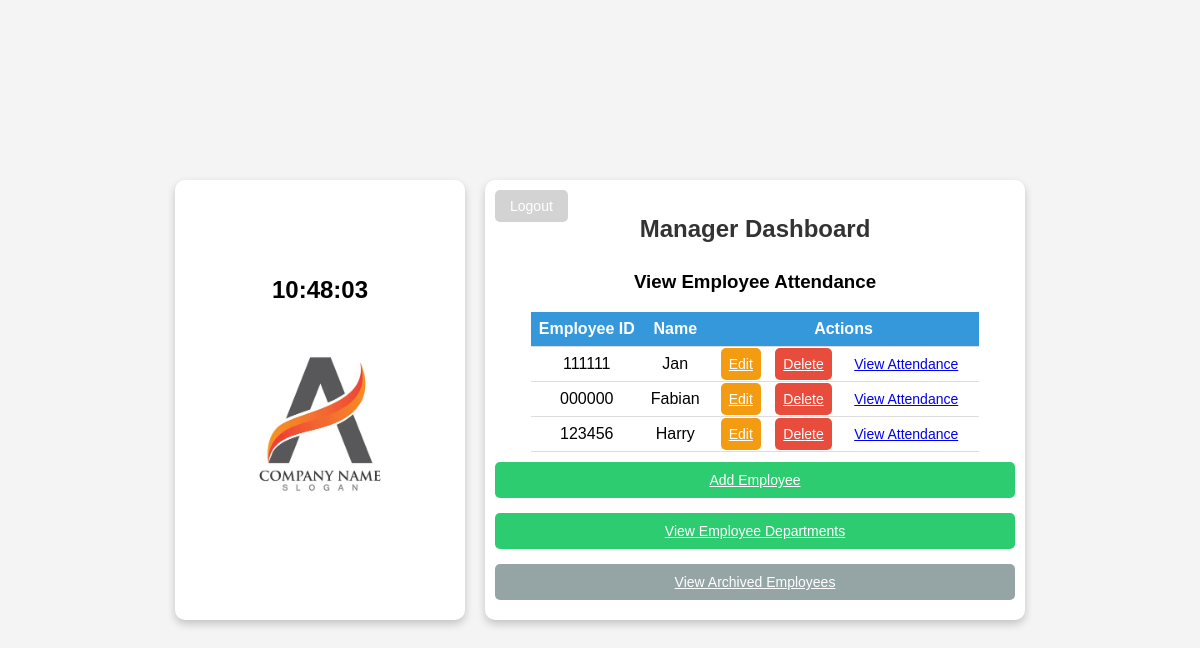
The page /manager/ on the database as committed earlier.
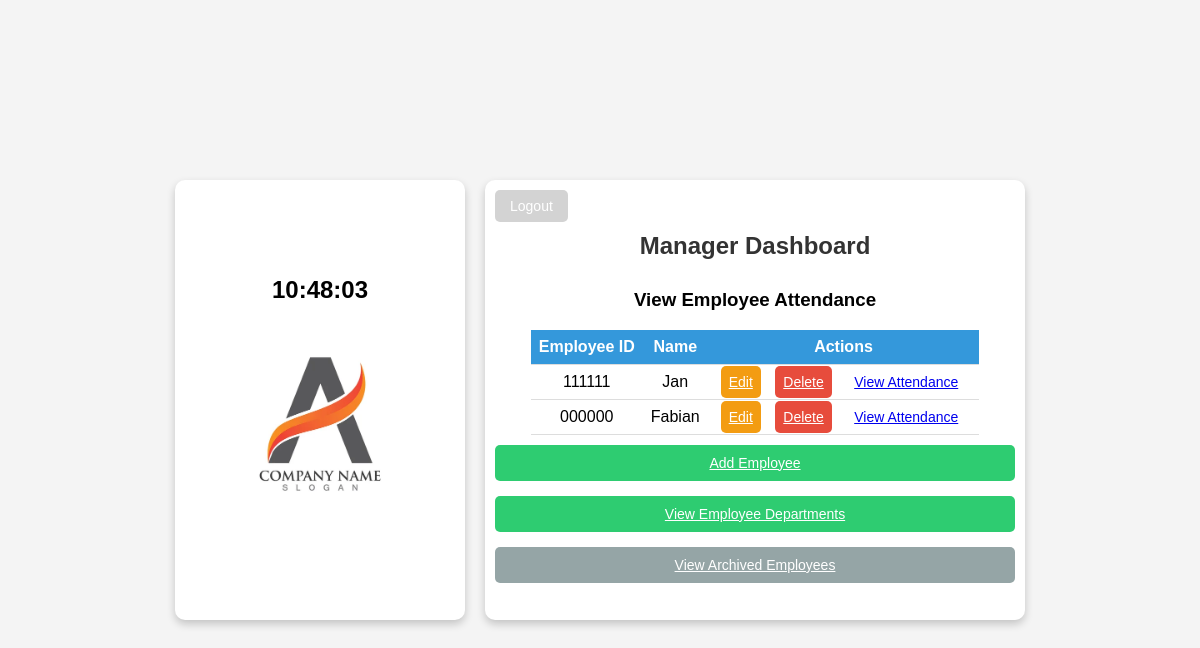
The same page on the database as committed later.
### employees/models.py (models this page shows, shortened)
class Employee(AbstractBaseUser):
    employee_id = models.CharField(max_length=6, unique=True)
    name = models.CharField(max_length=100)
    passcode = models.CharField(max_length=6)
    department = models.ForeignKey(
        Department,
        on_delete=models.CASCADE,
        related_name='employees',
        null=False,
        default=""
    )
    is_manager = models.BooleanField(default=False)
    archived = models.BooleanField(default=False)
    archive_date = models.DateTimeField(null=True, blank=True)
    objects = EmployeeManager()
    USERNAME_FIELD = 'employee_id'
    REQUIRED_FIELDS = ['name']

### employees/views.py (the view)
# urls.py: path('manager/', views.manager_dashboard, name='manager_dashboard'),
def manager_dashboard(request):
    employees = Employee.objects.filter(archived=False)
    return render(request, 'employees/manager_dashboard.html', {'employees': employees})

### employees/templates/employees/manager_dashboard.html (shortened to what this page needs)
<!DOCTYPE html>
<html lang="en">
<head>
    {% load static %}
</head>
<body>
    <div class="wrapper">
        <div class="box left-box">
            <div class="clock" id="clock">00:00:00</div>
            <img src="{% static 'images/logo.jpg' %}" alt="Company Logo" class="logo">
        </div>
        <div class="box right-box">
            <a href="{% url 'logout' %}" class="logout-btn">Logout</a>
            <h2>Manager Dashboard</h2>
            <div class="attendance-container">
                <h3>View Employee Attendance</h3>
                <table>
                    <tr>
                        <th>Employee ID</th>
                        <th>Name</th>
                        <th>Actions</th>
                    </tr>
                    {% for employee in employees %}
                        {% if not employee.archived %}
                        <tr>
                            <td>{{ employee.employee_id }}</td>
                            <td>{{ employee.name }}</td>
                            <td>
                                <a href="{% url 'update_employee' employee.employee_id %}" class="button edit-btn">Edit</a>
                                <a href="{% url 'archive_employee' employee.employee_id %}" class="button delete-btn">Delete</a>
                                <a href="{% url 'employee_attendance_records' employee.employee_id %}" class="button view-btn">View Attendance</a>
                            </td>
                        </tr>
                        {% endif %}
                    {% endfor %}
                </table>
            </div>
            <a href="{% url 'add_employee' %}" class="button add-btn">Add Employee</a>
            <a href="{% url 'departments' %}" class="button add-btn">View Employee Departments</a>
            <a href="{% url 'archived_employees' %}" class="button archive-view-btn">View Archived Employees</a>
        </div>
    </div>
</body>
</html>

Rows that differ between the two databases and show on the page:
no longer on this page (row edited): Employee: employee_id "123456", name "Harry"
